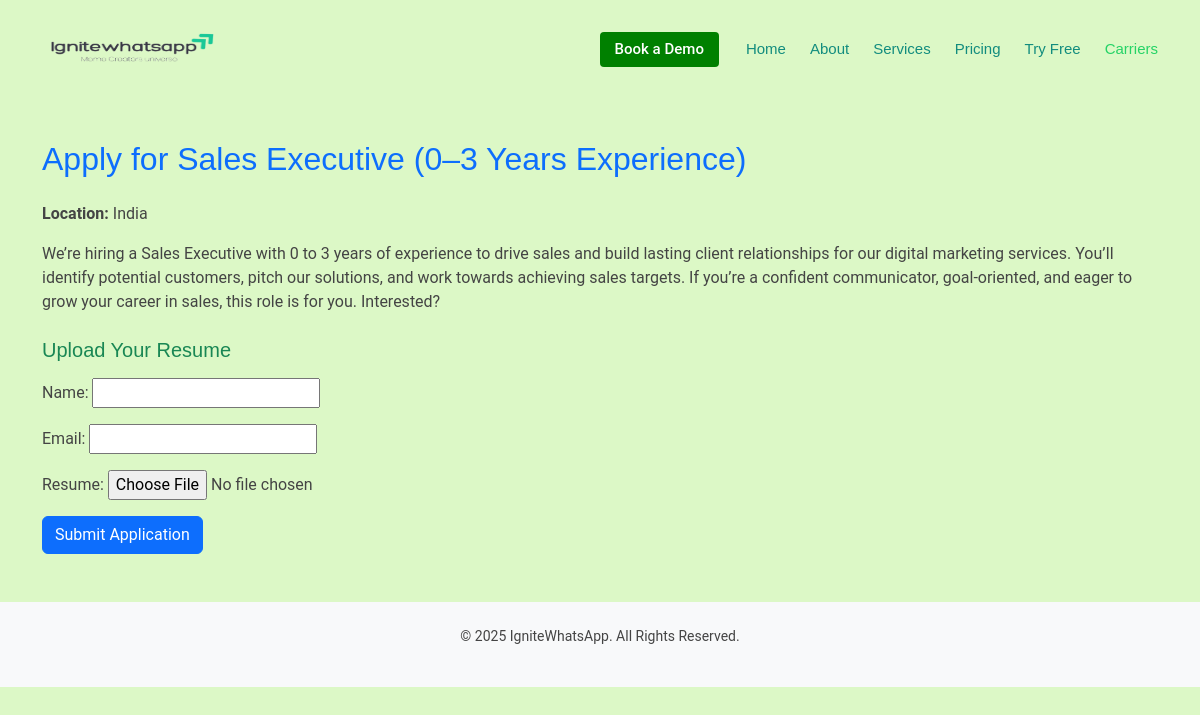
/careers/sales-executive-03-years-experience/apply/, run on the app's committed database.
### chat/models.py (models this page shows, shortened)
class Job(models.Model):
    title = models.CharField(max_length=200)
    slug = models.SlugField(unique=True)
    description = models.TextField()
    location = models.CharField(max_length=100, default="India")
    job_type = models.CharField(max_length=50, default="Full time")
    stipend = models.CharField(max_length=100, blank=True, null=True)

### chat/views.py (the view)
# urls.py: path('careers/<slug:slug>/apply/', views.apply_job, name='apply_job'),
def apply_job(request, slug):
    job = get_object_or_404(Job, slug=slug)
    if request.method == 'POST':
        form = JobApplicationForm(request.POST, request.FILES)
        if form.is_valid():
            application = form.save(commit=False)
            application.job = job
            application.save()
            messages.success(request, "Thank you! Your application has been submitted.")
            return redirect('carriers')
        else:
            messages.error(request, "Please correct the errors in the form.")
    else:
        form = JobApplicationForm()
    return render(request, 'chat/apply_job.html', {'job': job, 'form': form})

### chat/forms.py
class JobApplicationForm(forms.ModelForm):
    class Meta:
        model = JobApplication
        fields = ['name', 'email', 'resume']

### chat/templates/chat/apply_job.html (shortened to what this page needs)
{% extends 'chat/base.html' %}
{% block content %}
<div class="container">
    <h2 class="mb-4 text-primary">Apply for {{ job.title }}</h2>
    <p class="mb-3"><strong>Location:</strong> {{ job.location }}</p>
    <p class="mb-4">{{ job.description }}</p>
    <h5 class="text-success">Upload Your Resume</h5>
    <form method="post" enctype="multipart/form-data" class="mt-3">
        {{ form.as_p }}
        <button type="submit" class="btn btn-primary">Submit Application</button>
    </form>
</div>
{% endblock %}

### chat/static/assets/css/main.css (style rules this page uses)
:root { --default-font: "Roboto", system-ui, -apple-system, "Segoe UI", Roboto, "Helvetica Neue", Arial, "Noto Sans", "Liberation Sans", sans-serif, "Apple Color Emoji", "Segoe UI Emoji", "Segoe UI Symbol", "Noto Color Emoji"; --heading-font: "Nunito", sans-serif; --nav-font: "Poppins", sans-serif; }
:root { --background-color: #dcf8c6; --default-color: #444444; --heading-color: #075e54; --accent-color: green; --surface-color: #ece5dd; --contrast-color: #ffffff; }
:root { --nav-color: #128c7e; --nav-hover-color: #25d366; --nav-mobile-background-color: #ffffff; --nav-dropdown-background-color: #ffffff; --nav-dropdown-color: #212529; --nav-dropdown-hover-color: #4154f1; }
:root { scroll-behavior: smooth; }
body { color: var(--default-color); background-color: var(--background-color); font-family: var(--default-font); }
h1, h2, h3, h4, h5, h6 { color: var(--heading-color); font-family: var(--heading-font); }

### data on the page
Job: title "Sales Executive (0–3 Years Experience)", location "India", description "We’re hiring a Sales Executive with 0 to 3 years of experience to drive sales and build lasting client relationships for our digital marketing services. You’ll identify potential customers, pitch our solutions, and work towards achieving sales targets. If you’re a confident communicator, goal-oriented, and eager to grow your career in sales, this role is for you. Interested?"
